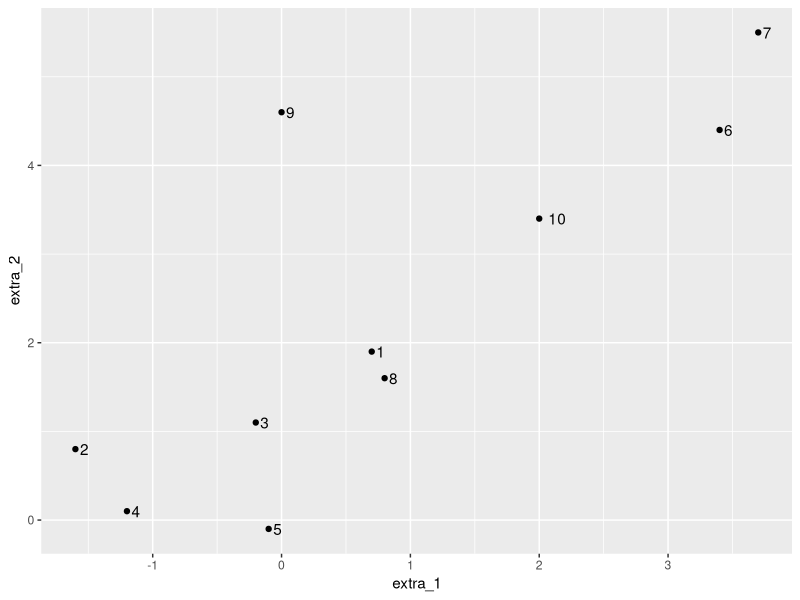
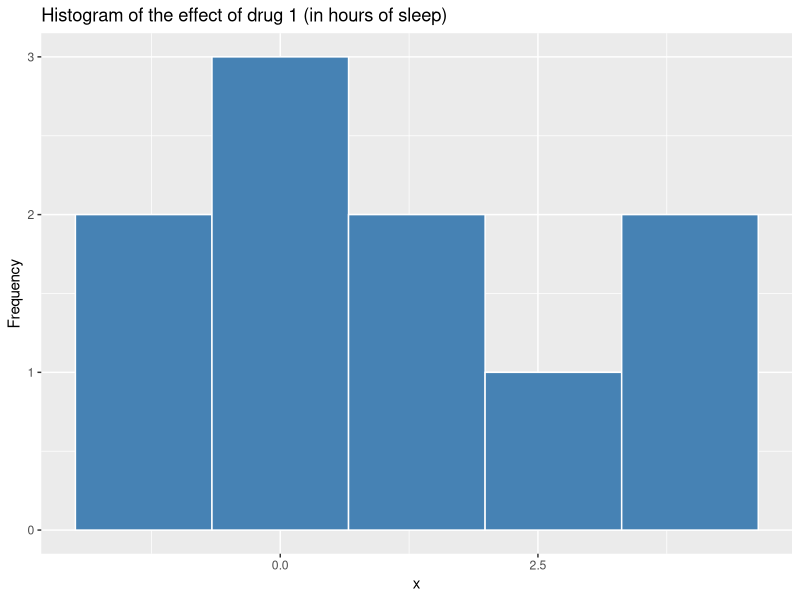
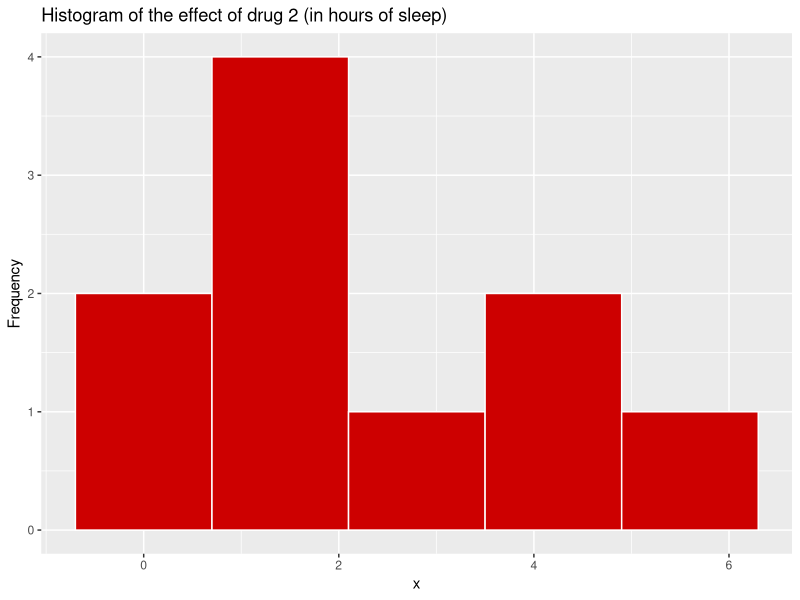
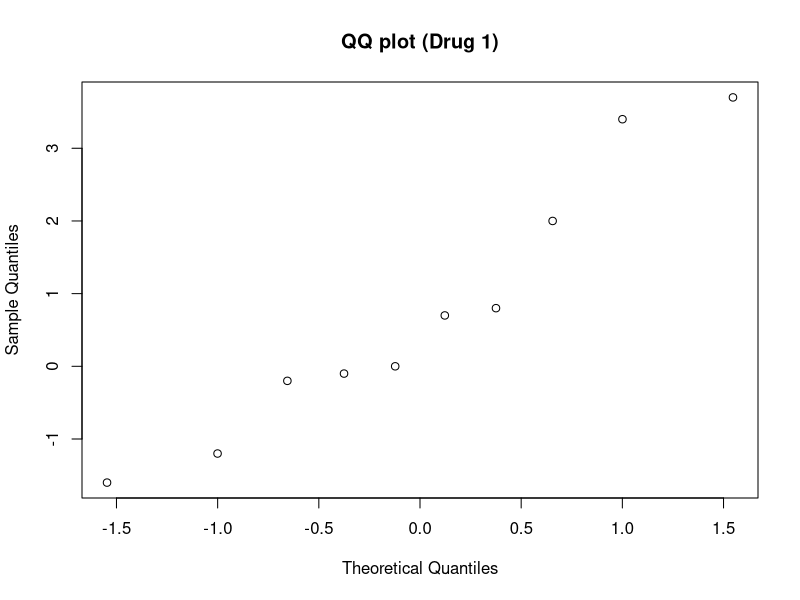
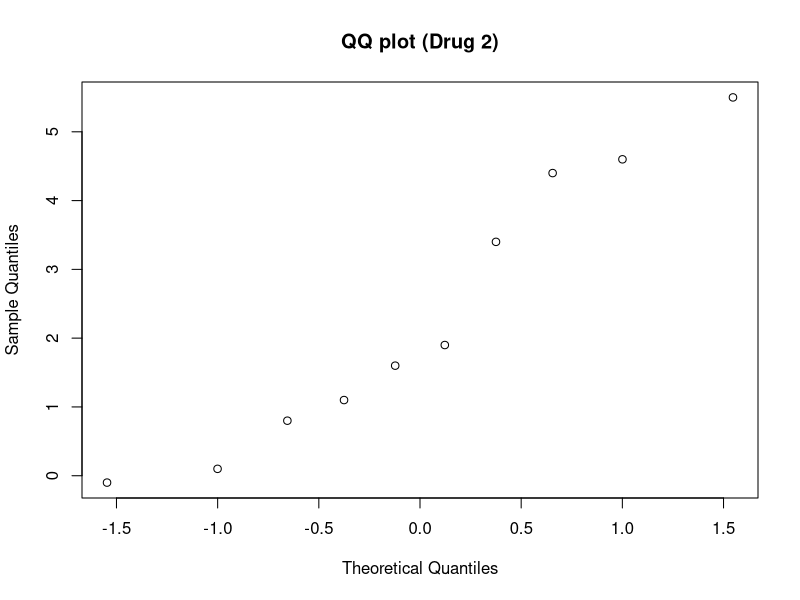

Generate these figures, in order, with R:
## ---- chunk 1
knitr::opts_chunk$set(warning = FALSE, message = FALSE)
## ---- chunk 2
library(ggplot2) # for ggplot()
library(dplyr) # for summarise()
library(tidyr) # for pivot_wider()
## ---- chunk 3
df <- sleep 
dat <- pivot_wider(df, names_from = group, names_prefix = "extra_", 
                   values_from = extra) 

head(dat)
## ---- chunk 4
ggplot(dat, aes(x=extra_1, y=extra_2)) + geom_point()+ 
  geom_text(aes(label=ID), hjust = -0.5) 

cor(dat$extra_1,dat$extra_2) 
## ---- chunk 5
# calculate means and sd's, and check how large each sample is
dat$dat_diff <- dat$extra_1 - dat$extra_2 

stats_diff <- summarise(dat,
                       mean = mean(dat$dat_diff, na.rm=TRUE),
                       sd = sd(dat$dat_diff, na.rm=TRUE),
                       n = sum(!is.na(dat$dat_diff)))

stats_diff
## ---- chunk 6
# Plot histogram to see if you can reasonably assume normality 
ggplot() +
  geom_histogram(aes(dat$extra_1), 
                 bins = 5, color = 'white', fill = 'steelblue') +
  labs(x = "x", y = 'Frequency', 
       title = "Histogram of the effect of drug 1 (in hours of sleep)") 

ggplot() +
  geom_histogram(aes(dat$extra_2), 
                 bins = 5, color = 'white', fill = 'red3') +
  labs(x = "x", y = 'Frequency', 
       title = "Histogram of the effect of drug 2 (in hours of sleep)") 
## ---- chunk 7
qqnorm(dat$extra_1, main = "QQ plot (Drug 1)") 
qqnorm(dat$extra_2, main = "QQ plot (Drug 2)") 
## ---- chunk 8
p_val_1 <- shapiro.test(dat$extra_1)  
p_val_2 <- shapiro.test(dat$extra_2) 

# print the p-values
cat(paste('p-value for testing normality (Drug 1) = ', p_val_1$p.value))
cat(paste('p-value for testing normality (Drug 2) = ', p_val_2$p.value))

# Both p-values > 0.05, so do not reject normality assumption. 
## ---- chunk 9
t.test(dat$extra_1,dat$extra_2, paired = TRUE)

# same as t.test(dat$dat_diff) 
